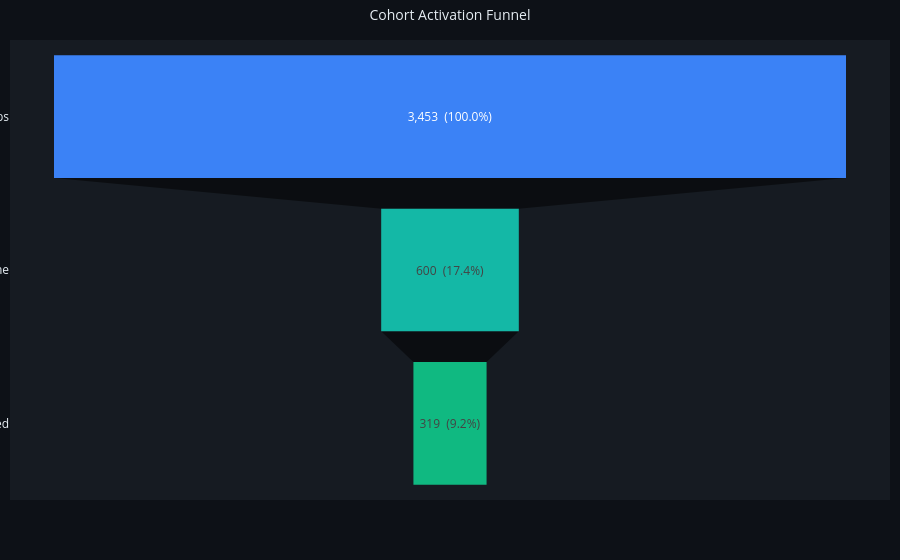

The notebook cell this image was saved under:
### Markdown cell above
### Cohort Activation Funnel

### Code cell
funnel = {'signups': cohort_users, 'kyc_done': kyc_done, 'activated': transacting}
fig = _fig_campaign_funnel(funnel)
if fig:
    fig.show()

### Figure 1 — Plotly figure (JSON) as saved in the notebook; plotly's stock layout.template omitted (floating-point values rounded to 4 significant figures)
{"data": [{"marker": {"color": ["#3B82F6", "#14B8A6", "#10B981"]}, "text": ["3,453  (100.0%)", "600  (17.4%)", "319  (9.2%)"], "textinfo": "text", "textposition": "inside", "type": "funnel", "x": [3453, 600, 319], "y": ["Sign-ups", "KYC Done", "Activated"]}], "layout": {"font": {"color": "#E6EDF3", "size": 12}, "legend": {"orientation": "h", "y": -0.2}, "margin": {"b": 60, "l": 10, "r": 10, "t": 40}, "paper_bgcolor": "#0D1117", "plot_bgcolor": "#161B22", "title": {"font": {"size": 14}, "text": "Cohort Activation Funnel"}}}
